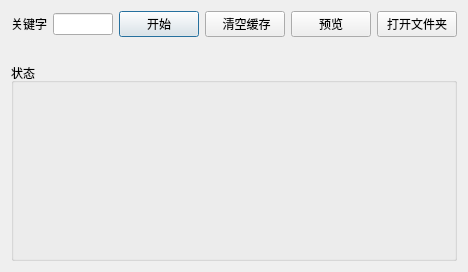
<?xml version="1.0" encoding="UTF-8"?>
<ui version="4.0">
 <class>MainDialog</class>
 <widget class="QDialog" name="MainDialog">
  <property name="geometry">
   <rect>
    <x>0</x>
    <y>0</y>
    <width>468</width>
    <height>272</height>
   </rect>
  </property>
  <property name="windowTitle">
   <string>百度图片</string>
  </property>
  <layout class="QVBoxLayout" name="verticalLayout" stretch="0,0,1">
   <item>
    <layout class="QHBoxLayout" name="horizontalLayout">
     <item>
      <widget class="QLabel" name="label">
       <property name="text">
        <string>关键字</string>
       </property>
      </widget>
     </item>
     <item>
      <widget class="QLineEdit" name="edt_keywords"/>
     </item>
     <item>
      <widget class="QPushButton" name="btn_ctl">
       <property name="text">
        <string>开始</string>
       </property>
      </widget>
     </item>
     <item>
      <widget class="QPushButton" name="btn_clear">
       <property name="text">
        <string> 清空缓存</string>
       </property>
      </widget>
     </item>
     <item>
      <widget class="QPushButton" name="btn_preview">
       <property name="text">
        <string>预览</string>
       </property>
      </widget>
     </item>
     <item>
      <widget class="QPushButton" name="btn_open">
       <property name="text">
        <string>打开文件夹</string>
       </property>
      </widget>
     </item>
    </layout>
   </item>
   <item>
    <widget class="QLabel" name="lab_status">
     <property name="text">
      <string/>
     </property>
    </widget>
   </item>
   <item>
    <widget class="QGroupBox" name="group_status">
     <property name="title">
      <string>状态</string>
     </property>
     <layout class="QVBoxLayout" name="verticalLayout_3"/>
    </widget>
   </item>
  </layout>
 </widget>
 <resources/>
 <connections/>
</ui>
